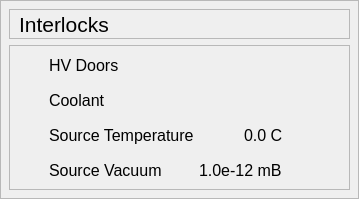
           <widget class="QFrame" name="interlocks">
            <property name="styleSheet">
             <string notr="true">#interlocks {
    border: 2px solid black;
    border-radius: 6px;
    background-color: rgb(255, 214, 157);
}</string>
            </property>
            <property name="frameShape">
             <enum>QFrame::StyledPanel</enum>
            </property>
            <property name="frameShadow">
             <enum>QFrame::Raised</enum>
            </property>
            <widget class="QWidget" name="verticalLayoutWidget_3">
             <property name="geometry">
              <rect>
               <x>9</x>
               <y>9</y>
               <width>341</width>
               <height>181</height>
              </rect>
             </property>
             <layout class="QVBoxLayout" name="verticalLayout_2">
              <item>
               <widget class="QFrame" name="frame_16">
                <property name="sizePolicy">
                 <sizepolicy hsizetype="Preferred" vsizetype="Fixed">
                  <horstretch>0</horstretch>
                  <verstretch>0</verstretch>
                 </sizepolicy>
                </property>
                <property name="minimumSize">
                 <size>
                  <width>0</width>
                  <height>30</height>
                 </size>
                </property>
                <property name="frameShape">
                 <enum>QFrame::StyledPanel</enum>
                </property>
                <property name="frameShadow">
                 <enum>QFrame::Raised</enum>
                </property>
                <widget class="QLabel" name="label_22">
                 <property name="geometry">
                  <rect>
                   <x>10</x>
                   <y>0</y>
                   <width>200</width>
                   <height>30</height>
                  </rect>
                 </property>
                 <property name="font">
                  <font>
                   <pointsize>16</pointsize>
                  </font>
                 </property>
                 <property name="text">
                  <string>Interlocks</string>
                 </property>
                </widget>
               </widget>
              </item>
              <item>
               <widget class="QFrame" name="frame_18">
                <property name="frameShape">
                 <enum>QFrame::StyledPanel</enum>
                </property>
                <property name="frameShadow">
                 <enum>QFrame::Raised</enum>
                </property>
                <widget class="QLabel" name="doorStatusLED">
                 <property name="geometry">
                  <rect>
                   <x>10</x>
                   <y>10</y>
                   <width>20</width>
                   <height>20</height>
                  </rect>
                 </property>
                 <property name="text">
                  <string/>
                 </property>
                 <property name="pixmap">
                  <pixmap resource="resources.qrc">:/icons/images/red_light.png</pixmap>
                 </property>
                 <property name="scaledContents">
                  <bool>true</bool>
                 </property>
                </widget>
                <widget class="QLabel" name="coolantStatusLED">
                 <property name="geometry">
                  <rect>
                   <x>10</x>
                   <y>45</y>
                   <width>20</width>
                   <height>20</height>
                  </rect>
                 </property>
                 <property name="text">
                  <string/>
                 </property>
                 <property name="pixmap">
                  <pixmap resource="resources.qrc">:/icons/images/red_light.png</pixmap>
                 </property>
                 <property name="scaledContents">
                  <bool>true</bool>
                 </property>
                </widget>
                <widget class="QLabel" name="sourceBodyTempStatusLED">
                 <property name="geometry">
                  <rect>
                   <x>10</x>
                   <y>80</y>
                   <width>20</width>
                   <height>20</height>
                  </rect>
                 </property>
                 <property name="text">
                  <string/>
                 </property>
                 <property name="pixmap">
                  <pixmap resource="resources.qrc">:/icons/images/red_light.png</pixmap>
                 </property>
                 <property name="scaledContents">
                  <bool>true</bool>
                 </property>
                </widget>
                <widget class="QLabel" name="sourceVacuumStatusLED">
                 <property name="geometry">
                  <rect>
                   <x>10</x>
                   <y>115</y>
                   <width>20</width>
                   <height>20</height>
                  </rect>
                 </property>
                 <property name="text">
                  <string/>
                 </property>
                 <property name="pixmap">
                  <pixmap resource="resources.qrc">:/icons/images/red_light.png</pixmap>
                 </property>
                 <property name="scaledContents">
                  <bool>true</bool>
                 </property>
                </widget>
                <widget class="QLabel" name="label_23">
                 <property name="geometry">
                  <rect>
                   <x>40</x>
                   <y>10</y>
                   <width>200</width>
                   <height>20</height>
                  </rect>
                 </property>
                 <property name="font">
                  <font>
                   <pointsize>12</pointsize>
                  </font>
                 </property>
                 <property name="text">
                  <string>HV Doors</string>
                 </property>
                </widget>
                <widget class="QLabel" name="label_24">
                 <property name="geometry">
                  <rect>
                   <x>40</x>
                   <y>45</y>
                   <width>200</width>
                   <height>20</height>
                  </rect>
                 </property>
                 <property name="font">
                  <font>
                   <pointsize>12</pointsize>
                  </font>
                 </property>
                 <property name="text">
                  <string>Coolant</string>
                 </property>
                </widget>
                <widget class="QLabel" name="label_25">
                 <property name="geometry">
                  <rect>
                   <x>40</x>
                   <y>80</y>
                   <width>200</width>
                   <height>20</height>
                  </rect>
                 </property>
                 <property name="font">
                  <font>
                   <pointsize>12</pointsize>
                  </font>
                 </property>
                 <property name="text">
                  <string>Source Temperature</string>
                 </property>
                </widget>
                <widget class="QLabel" name="ionSourceBodyTemperatureReadbackLabel">
                 <property name="geometry">
                  <rect>
                   <x>235</x>
                   <y>80</y>
                   <width>70</width>
                   <height>20</height>
                  </rect>
                 </property>
                 <property name="font">
                  <font>
                   <pointsize>12</pointsize>
                  </font>
                 </property>
                 <property name="text">
                  <string>0.0 C</string>
                 </property>
                </widget>
                <widget class="QLabel" name="label_26">
                 <property name="geometry">
                  <rect>
                   <x>40</x>
                   <y>115</y>
                   <width>200</width>
                   <height>20</height>
                  </rect>
                 </property>
                 <property name="font">
                  <font>
                   <pointsize>12</pointsize>
                  </font>
                 </property>
                 <property name="text">
                  <string>Source Vacuum</string>
                 </property>
                </widget>
                <widget class="QLabel" name="ionSourceVacuumReadbackLabel">
                 <property name="geometry">
                  <rect>
                   <x>190</x>
                   <y>115</y>
                   <width>200</width>
                   <height>20</height>
                  </rect>
                 </property>
                 <property name="font">
                  <font>
                   <pointsize>12</pointsize>
                  </font>
                 </property>
                 <property name="text">
                  <string>1.0e-12 mB</string>
                 </property>
                </widget>
               </widget>
              </item>
             </layout>
            </widget>
           </widget>
